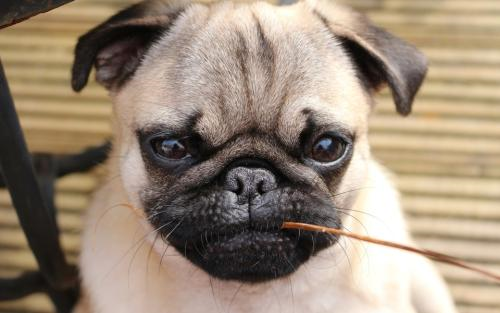
%> input picture Matlab/1.png, 500 x 313 px
$ octave Generator_Picture.m   (GNU Octave 9; MATLAB toolbox functions it lacks are replaced by stand-ins)
%> lines starting %> are read from the running program, lines starting %| are printed output that depends on the picture
clear
clc
picture=imread('D:\xilinx\pic\1.png');
%> picture is the input picture: size 313x500x3 uint8; mean R, G, B 154.6, 138, 119.8
Num=size(picture);
%> Num = [313 500 3]
R=picture(:,:,1);
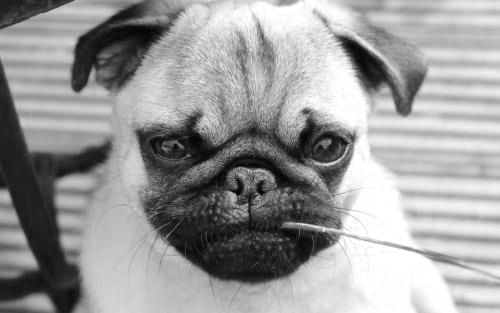
%> R: size 313x500 uint8; min 0, max 255, mean 154.6
G=picture(:,:,2);
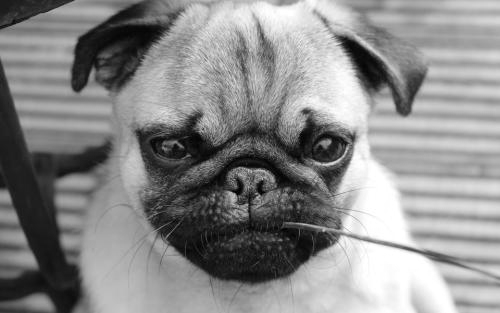
%> G: size 313x500 uint8; min 0, max 255, mean 138
B=picture(:,:,3);
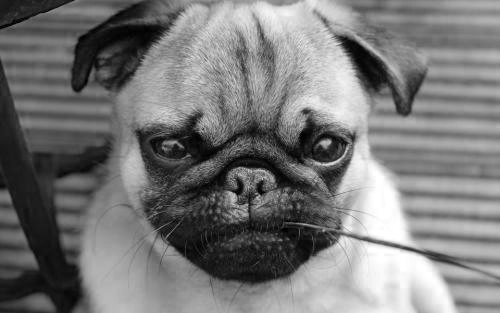
%> B: size 313x500 uint8; min 0, max 255, mean 119.8
R=reshape(R,[1,Num(1)*Num(2)]);
G=reshape(G,[1,Num(1)*Num(2)]);
B=reshape(B,[1,Num(1)*Num(2)]);
fid = fopen('D:\xilinx\pic\SEU_Picture_R_Rom.coe','wt');

fprintf(fid,'memory_initialization_radix = 10;\nmemory_initialization_vector = ');
for i = 1 : 40000

    if mod(i-1,200) == 0

        fprintf(fid,'\n');

    end

    fprintf(fid,'%4d,',R(i));

end

fid = fopen('D:\xilinx\pic\SEU_Picture_G_Rom.coe','wt');

fprintf(fid,'memory_initialization_radix = 10;\nmemory_initialization_vector = ');
for i = 1 : 40000

    if mod(i-1,200) == 0

        fprintf(fid,'\n');

    end

    fprintf(fid,'%4d,',G(i));

end

fid = fopen('D:\xilinx\pic\SEU_Picture_B_Rom.coe','wt');

fprintf(fid,'memory_initialization_radix = 10;\nmemory_initialization_vector = ');
for i = 1 : 40000

    if mod(i-1,200) == 0

        fprintf(fid,'\n');

    end

    fprintf(fid,'%4d,',B(i));

end
